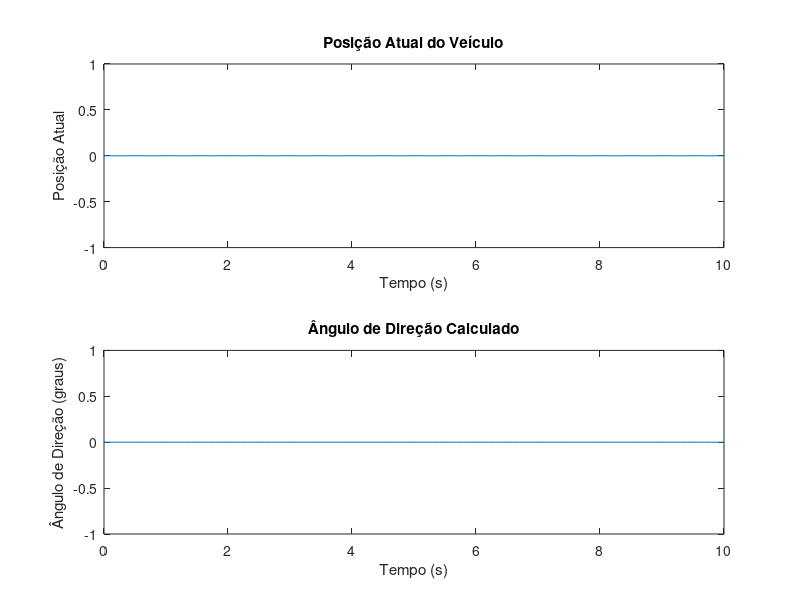

This chart was generated by the following MATLAB code: (Note: this script raises an error after producing the figure.)
% Parâmetros do controlador
k_crosstrack = 1.0; % Ganho do erro lateral
max_steering_angle = deg2rad(30.0); % Ângulo máximo de esterçamento

% Trajetória de referência (uma reta em x = 0)
reference_x = [0, 0];

% Simulação de tempo (por exemplo, de 0 a 10 segundos)
time = 0:0.1:10;

% Inicializa arrays para armazenar dados
current_pose = zeros(1, length(time));
steering_angles = zeros(1, length(time));

% Simulação do controlador Stanley
for i = 1:length(time)
    % Posição atual do veículo (assumindo que o veículo está na posição 0 inicialmente)
    current_pose(i) = 0;

    % Calcula o erro lateral (cross-track error)
    erro = reference_x(1) - current_pose(i);

    % Calcula o ângulo de direção
    steering_angle = atan2(k_crosstrack * erro, 1.0);

    % Limita o ângulo de direção dentro dos limites
    steering_angle = max(-max_steering_angle, min(steering_angle, max_steering_angle));

    % Armazena o ângulo de direção
    steering_angles(i) = steering_angle;
end

% Plotagem dos resultados
figure;
subplot(2, 1, 1);
plot(time, current_pose);
xlabel('Tempo (s)');
ylabel('Posição Atual');
title('Posição Atual do Veículo');

subplot(2, 1, 2);
plot(time, rad2deg(steering_angles));
xlabel('Tempo (s)');
ylabel('Ângulo de Direção (graus)');
title('Ângulo de Direção Calculado');

% Configuração da linha de referência
hold on;
yline(0, '--r', 'Reta x = 0');
legend('Ângulo de Direção', 'Reta x = 0');

% Fim da simulação
